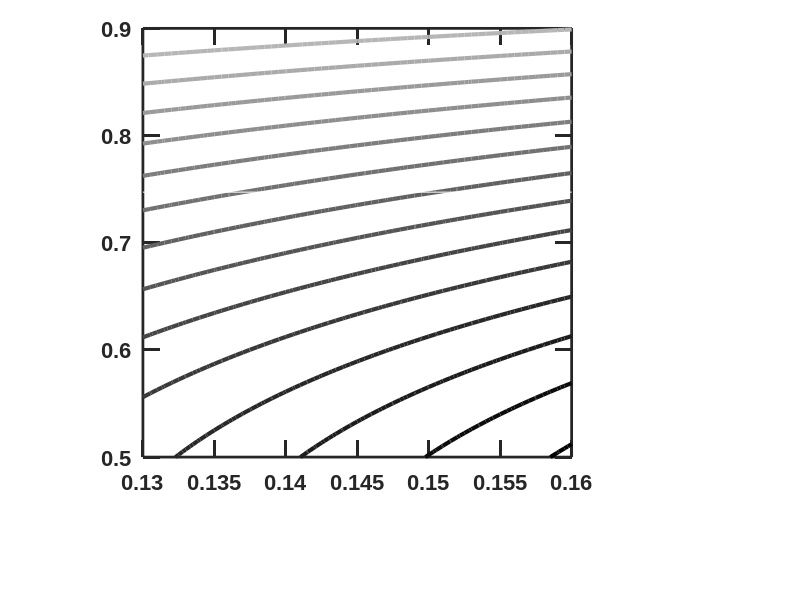

Source code (MATLAB): (Note: this script raises an error after producing the figure.)
clear
% Percentage of Newborn biomass replaced with H biomass. For the orange attractor, spike_frac = 0.
% For the teal attractor corresponding to the 30%-H spiking strategy, spike_frac = 0.3.
spike_frac = 0;
% Parameters shown in Table 1
gMmax = 0.7;
gHmax = 0.3;
c_BM = 1/3;
c_RM = 1e-4;
c_RH = 1e-4;
K_MR = 1/3;
K_HR = 1/5;
K_MB = 100/3;
dM = gMmax*5e-3;
dH = gHmax*5e-3;

% N0: BM_0, R(0)=1, T0 is the maturation time
N0 = 100;
R0 = 1;
T0 = 17;

options=odeset('RelTol',1e-6,'abstol',1e-10);

% % range and increment for f_P
% x0=0.01;
% dx=0.01;
% xt=0.99;
% % range and increment for phi_M(0)
% y0=0.01;
% dy=0.01;
% yt=0.99;

% range and increment for f_P
x0=0.13;
dx=0.0005;
xt=0.16;
% range and increment for phi_M(0)
y0=0.5;
dy=0.005;
yt=0.9;

xsize=round((xt-x0)/dx+1);
ysize=round((yt-y0)/dy+1);
%% Calculate the map if it hasn't been done. Otherwise just load the data in LocalMap.mat. 
if ~exist('LocalMap.mat')
    P = zeros(xsize,ysize); % community function at different f_P and phi_M(0)
    MfracDiff = zeros(xsize,ysize); % offspring phi_M(0) - parent phi_M(0) at different f_P and phi_M(0), no spiking
    
    m = 0; % counter for values of f_P
    
    % calculate P(T) at different f_P and phi_M(0)
    for i = x0 : dx : xt
        m = m+1; % counter for values of phi_M(0)
        n = 0;
        fp = i;
        for j = y0:dy:yt
            % parameters for differential equations
            para = [gMmax; gHmax; c_BM; c_RM; c_RH; fp; K_MR; K_HR; K_MB; dM; dH];
            % solve differential equations
            [T, X] = ode15s(@(t,x) MHDynamics_NoCost(t,x,para), [0 T0], [N0*j; N0*(1-j); 0; R0; 0],options);
            if ~isreal(X)
                error('imaginary value')
            elseif nnz(X < -1e-5)>0
                error('negative value')
            end
            n = n+1;
            P(m, n)= X(end, 5);
            MfracDiff(m, n) = X(end, 1)/(X(end, 1)+X(end, 2)) - j;
        end
    end
    save('LocalMap', 'P', 'MfracDiff')
else
    load('LocalMap')
end
% %%
% % plot 3D community function landscape in Figure 2C
% figure(1)
% contour3((x0:dx:xt), (y0:dy:yt), P', (min(P(:)) : 200 : max(P(:))),'linewidth',3)
% cm = colormap('gray');
% c = 1-cm;
% colormap(c)
% ylim([0.01 0.99])
% xlim([0.01 0.99])
% set(gca,'LineWidth',3,'FontSize',18,'FontName','Arial','fontweight','bold','units','inches','position',[1 1 3 3],'ticklength',[0.04 0.04])%,'yticklabel',[])
% grid off
% xlabel('f_P')
% ylabel('phi_M(0)')
% zlabel('P(T)')
%%
% plot 2D community function landscape with attractors
MfracT = MfracDiff + ones(xsize, 1) * (y0 : dy : yt);
MfracDiff_adjusted1 = MfracT  - ones(xsize, 1) * (y0 : dy : yt);
MfracDiff_adjusted2 = MfracT * (1-spike_frac) - ones(xsize, 1) * (y0 : dy : yt);
figure(2)
contour((x0:dx:xt), (y0:dy:yt), P', (min(P(:)) : 60 : max(P(:))), 'linewidth', 3); % , (min(P(:)) : 240 : max(P(:)))
set(gca,'LineWidth',2,'FontSize',16,'FontName','Arial','fontweight','bold','units','inches','position',[1 1 3 3],'ticklength',[0.04,0.04])%,'yticklabel',[])
cm = colormap('gray');
c = 1-cm;
colormap(c)
hold on
contour((x0:dx:xt),(y0:dy:yt), MfracDiff_adjusted1', [0 0], 'color',[255.0 127.0 42.0]/255, 'linewidth',3)
% contour((x0:dx:xt),(y0:dy:yt), MfracDiff_adjusted2', [0 0], 'color',[0 0.5 0.5] , 'linewidth',3)
hold off
ylabel('phi_M(0)')
xlabel('f_P')

